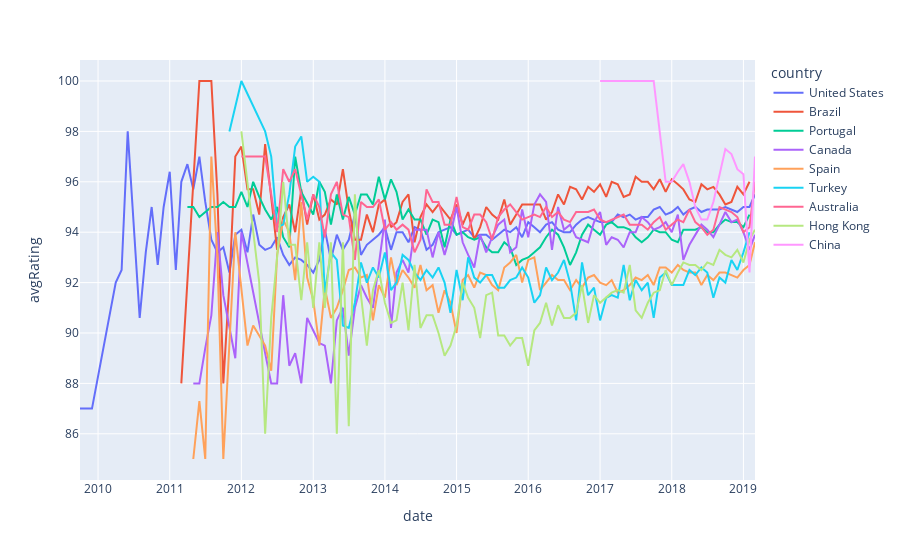

Notebook source saved alongside this figure:
### Code cell
# line plot. Double click on the legend to isolate one country's line. 
px.line(airbnb_df, x = 'date', y='avgRating', color = 'country')
